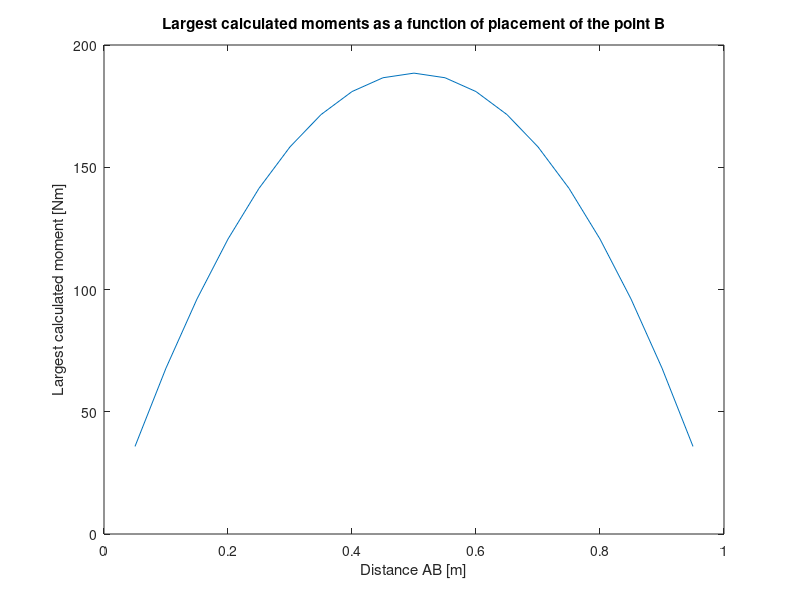

Source code (MATLAB): (Note: this script raises an error after producing the figure.)
clc
clear
close all

%REQUIREMENTS: Symbolic Math Toolbox

% This script estimates the following for the exercise machine:
% 1. The minimum width the square beam must have, such that it complies 
% with the factor of safety of two in terms bending stress. No torsion is
% applied to the beam, since all forces are applied on the center axis of
% the beam, so that is ignored.
% 2. That the beam can withstand the worst case stress caused by axial
% loading and the corresponding elongation from the axial loading
% 3. The mimimum diameter the handlebar must have such that it complies 
% with the factor of safety of two in terms of bending and shearing stress.
% 4. The minimum size of the bolts used to mount the bracket connecting the
% handlebar/piston to the beam, such that it can withstand the worst case 
% shearing stress applied to it.

% NOTE - MAYBE DOUBLECHECK WITH INVENTORS OWN CALCULATIONS?
% All of these results have been verified in Inventor, using its own stress
% estimation feature

% CONSTANTS
% Yield strength of the steel is given in the project description as:
omega_y = 235 * 10^6; % [Pa]
% The project description says a factor of safety of teo has to be
% accounted for, which yields the maximum allowed pressure:
omega_all = omega_y/2; % [Pa]
% Radius of inner tube of the piston we are given for the project
piston_radius   = 20 * 10^-3;     % [m]
% Educated guess of the radius of the actual piston. 
% Physical measurement can be taken for a more precise value.
% Not currently used
%rod_radius      = 2.5 * 10^-3;    % [m] 
% Maximum pressure the compressor can deliver according to project
% description
max_pressure = 6 * 10^5;       % [Pa]
% Maximum length the pistion can extrude from the piston housing:
max_piston_stroke = 300 * 10^-3; % [m]
% Lenght of the beam. Remember that a maximum of 1 m of sheet metal can be
% bent.
beam_length = 1000 * 10^-3; % [m]
% Beam width is chosen based on the minimum width calculated in this script
beam_width = 50 *10^-3; % [m]
% Area of the beam with this chosen width is
beam_area = beam_width^2; % [m^2]


% Calculate the largest force the cylinder can produce.
% Pressure is given as: p [Pa] = F [N] / A [m^2] <=> F = p * A
% The force is different depending on the direction that the air travels,
% since the surface of the rod the extrudes from the piston has to be
% negated in one direction, thus the largest pressure will be when the
% chamber not including the rod is pressurised.

F_p = max_pressure * piston_radius^2 * pi; % [N]
disp('-----------------------------------------------------------------------------------------------')
disp(['The maximum force the piston can deliver is: ', num2str(F_p), ' [N]']);

% If the force is needed for the other direction, simply subrtract the area
% of the rod like so:
%F_rod = pressure * (piston_radius^2 * pi - rod_radius^2 * pi); %[N]
%disp(['The maximum force put out by the cylinder in push configuration: ', num2str(F_piston), 'N']);
%disp(['The maximum force put out by the cylinder in pull configuration: ', num2str(F_rod), 'N']);
%disp('-----------------------------------------------------------------------------------------------')

%% Estimate the minimum width of the square beam

% This section relies on a figure that can be found in the figures folder 
% on the git repo. Open it using the drawio web app

% To ensure that the criteria of a factor of safety of two is met it must 
% be calculated for the "worst case scenario", meaning when the biggest 
% moment is acting upon the beam in a point. The position of the brackets 
% mounting the handle/piston to the beam can be changed, but the piston 
% must always be mounted below the handlebars and above the pivot point of 
% the beam. 

% The force contributed by the piston can be broken into an x and y
% composant, but when the piston pushes directly on the beam, meaning when
% the angle between the piston and the beam is exactly 90 degrees, all of
% the force will be applied directly to x-direction of the beam, meaning it
% will contribute only to the bending stress. This angle of 90 degrees is
% obtainable in multiple different mounting positions for the bracket
% connecting the beam and the piston.

% Equivalently, the same is true for the axial stress on the beam, but
% since it is not physically possible for the angle between the piston and
% the beam to be 0 degrees, the "worst case scenario" here becomes when the
% piston is extended its maximum length and mounted as close to the
% rotation point of the bracket connecting the beam to the plate.

% Since the mounting point for the bracket connecting the piston to the
% beam can be changed, an analysis of the largest moments in different 
% mounting points for the piston-bracket is made.
% One would expect the worst case to be when the handlebars are mounted
% furthest away from the center of rotation, since that maximizes the
% length of the beam. One can also make a case for the maximum value of the
% forces in A and C from an analytical standpoint, as if one whishes to
% maximize F_hx and F_bx, AB must be equal to BC.

% Numerical evaluation of which placement of B yields the biggest moment.
% Points A and C are defined as being 0 and 1 m from the rotational point 
% of the beam respectivly since this is determined as the "worst case".
% This yields the distance
d_AC = beam_length; % [m]

% Defining the number of placements of the B-point and X-point
number_of_b_steps = 20;
b_step_size = beam_length / number_of_b_steps;
number_of_x_steps = 20;
x_step_size = beam_length/ number_of_x_steps;

% Defining matrix to store the largest moments for each position of B
% -2 because 0 and 1 are excluded, + 1 because matlab uses 1-indexing
largest_moments = zeros(number_of_b_steps-2+1,2);

index = 1;
for d_AB = b_step_size:b_step_size:0.95
    % Distance AB becomes
    d_BC = 1 - d_AB; % [m]
    % Sum of moments = 0 in point C yields the force in A
    F_bx = F_p * d_BC / d_AC; % [N]
    % Calculating moments in the subsection of the beam AX
    biggest_moment = 0;
    for x_dist = 0:x_step_size:1
        % Sum of moments in X. The moment in B is subtracted when AX > AB
        if x_dist < d_AB
            cur_moment = x_dist * F_bx;
        else
            cur_moment = x_dist * F_bx - (x_dist - d_AB) * F_p; 
        end
        % Save the bigger moment
        if cur_moment > biggest_moment
            biggest_moment = cur_moment;
        end
    end
    % Saving the largest moment for this placement of B
    largest_moments(index,:) = [d_AB biggest_moment];
    index = index + 1;
end

% Visualize data
figure(1)
plot(largest_moments(:,1),largest_moments(:,2))
title('Largest calculated moments as a function of placement of the point B')
xlabel('Distance AB [m]')
ylabel('Largest calculated moment [Nm]')

[largest_moment,Index] = max(largest_moments(:,2));
disp('-----------------------------------------------------------------------------------------------')
disp(['The largest moment found was of size ', num2str(largest_moment), ' [N] and was at the distance AB = ', num2str(largest_moments(Index,1)), ' [m]' ]);

% Now that the biggest moment is known, solving for the minimum width of
% the beam to comply with factor of safety. See lecture 5 slides for
% formulas.
% Symbolic representation of the width
syms W
% The centroid and inertia are defined as:
c = W/2; % [m]
I = W^4/12; % [m^4]
% The equation for bending stress is omega = M*c/I, solving for L yields:
eqn = omega_all == (largest_moment * c) / I;
smallest_beam_width = solve(eqn,W); % [m]

disp('-----------------------------------------------------------------------------------------------')
disp(['The smallest allowable width of the beam is: ', num2str(double(smallest_beam_width(1))*1000), ' [mm]']);

%% (Old version)
% 
% % Constants
% distance_BA = 400 * 10^-3;  %[m]
% distance_AC = 555 * 10^-3;  %[m]
% 
% % Sum of moments in point B = 0
% pull_force = distance_BA * F_piston / (distance_BA + distance_AC) ;
% disp('-----------------------------------------------------------------------------------------------')
% disp (['The maximum input force: ', num2str(pull_force), ' [N] at distance ', num2str(distance_BA), ' [m]'])
% 
% % Bending stress is given as omega = M * c / I 
% I_x =@(b,h) 1/12 * b * h^3;
% I_y =@(b,h) 1/12 * b^3 * h;
% M = distance_BA * F_piston;
% c = 15 * 10^-3 ; % [m]
% h = 30 * 10^-3 ; % [m]
% b = 30 * 10^-3 ; % [m]
% 
% omega_x = ( (M * c) / I_x(h, b) ) * 10^-6; %[MPa]
% omega_y = ( (M * c) / I_y(h, b) ) * 10^-6; %[MPa]
% disp(['The bending moment is calculated to be ', num2str(omega_x), ' [MPa]'])

%% Estimation of axial loading of the beam
% See lecture 4, slide 6-7 for formulas
% Since it is physically impossible to have the angle be 0 degrees, the
% maximum force from the piston will never be fully applied to the axis of
% the beam. However, it it was possible, the axial lodaing stress would be:
% sigma [Pa] = P [N] / A [m^2]
beam_axial_stress = F_p / beam_width^2 * 10^-6; % [MPa]
disp('-----------------------------------------------------------------------------------------------')
disp(['Worst case axial stress on the beam: ', num2str(beam_axial_stress), ' [MPa] which is way below the factor of safety of two of: ', num2str(omega_all*10^-6), ' [MPa]']);
% Now deformation for the max force of the piston is determined.
% The formula is delta = P [N] * L [m] / A [m^2] * E [MPa]
% Modulus of elasticity for the steel we are working with is: (Google)
E = 210 * 10^9; % [GPa]
% Thus yielding the following value for delta
delta = F_p * beam_length / (beam_area * E); % [m]
disp('-----------------------------------------------------------------------------------------------')
disp(['Worst case elongation of the beam: ', num2str(delta*1000), ' [mm]']);
%% Estimation of minimum handlebar diameter

% This assumes a massive rod. Alter the formula for the inertia if using a
% hollow rod by subtracting its inner inertia

% The recepie for calculating the bending moment of the handle can be
% compared to example of the weightlifter in the beginning of lecture 5
% Length of the handle in the CAD-drawing is (disregarding the lip):
handle_lenght = 270 * 10^-3; % [m]
% The width of the extension to which the handle is attached is:
handle_extension_width = 30 * 10^-3; % [m]
% Assuming symmetry and worst case force, each hand yields:
handle_force = F_p / 2; % [N]
% Giving a moment acting on each end of the handle of
handle_moment = handle_force * ((handle_lenght - handle_extension_width) / 2); % [Nm]
% Symbolic variable used to store the radius
syms R
% Centroid and inertia are given as:
handle_centroid = R; % [m]
handle_inertia = pi/4 * R^4; % [m]
% The equation for bending stress is omega = M*c/I, solving for R yields:
handle_radius_eqn = omega_all == (handle_moment * handle_centroid) / handle_inertia;
smallest_handle_radius = solve(handle_radius_eqn,R); % [m]
disp('-----------------------------------------------------------------------------------------------')
disp(['The smallest allowable radius of the handle is: ', num2str(double(smallest_handle_radius(1))*1000), ' [mm]']);

%% Esitmation of minimum bolt size

% Shearing stress is defined as: tau = F / A (see wiki) and from the link 
% below it can be seen that the shear resistance for the absolute smallest 
% bolt is way higher than the worst case force being applied to any of the
% brackets (750 N). Therefore, any bolt should suffice.
% https://eurocodeapplied.com/design/en1993/bolt-design-properties
